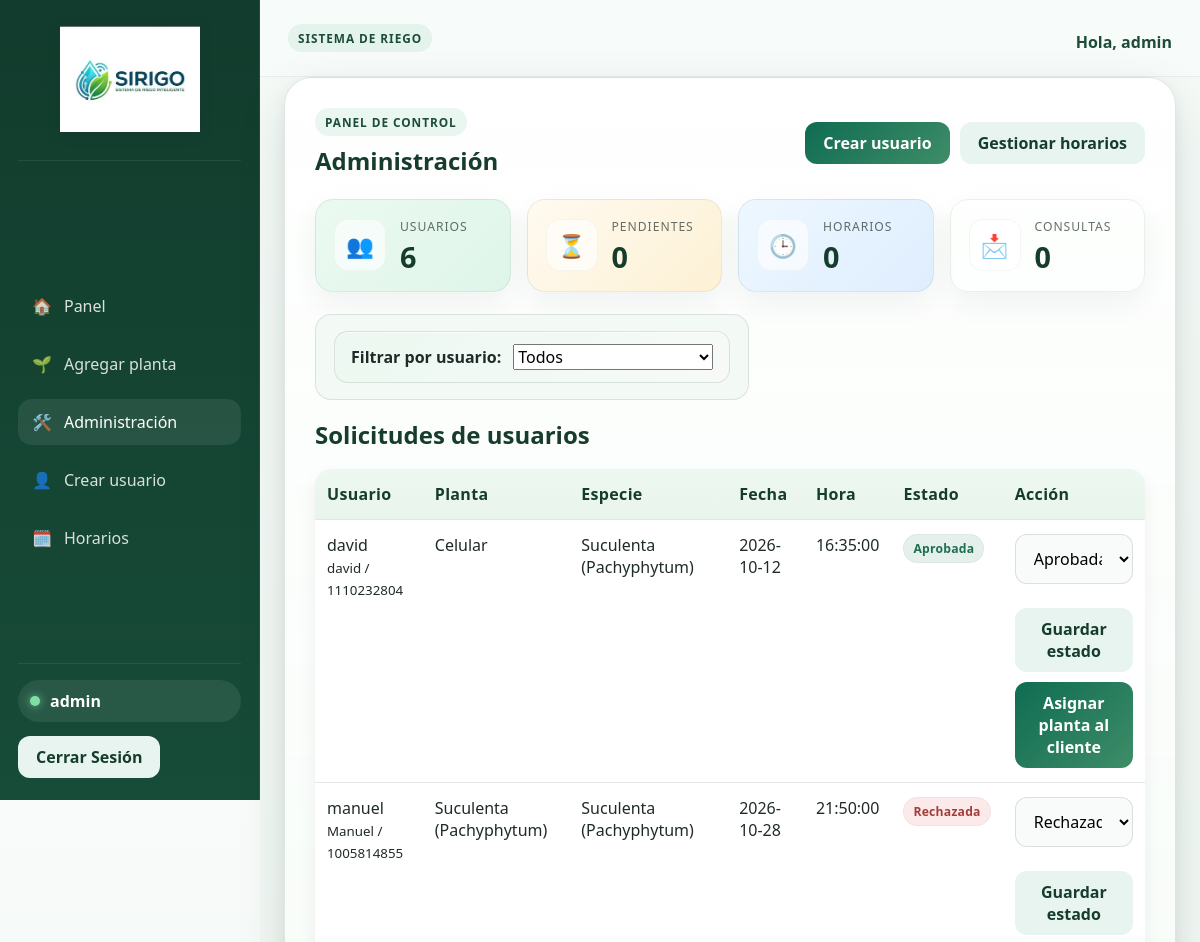
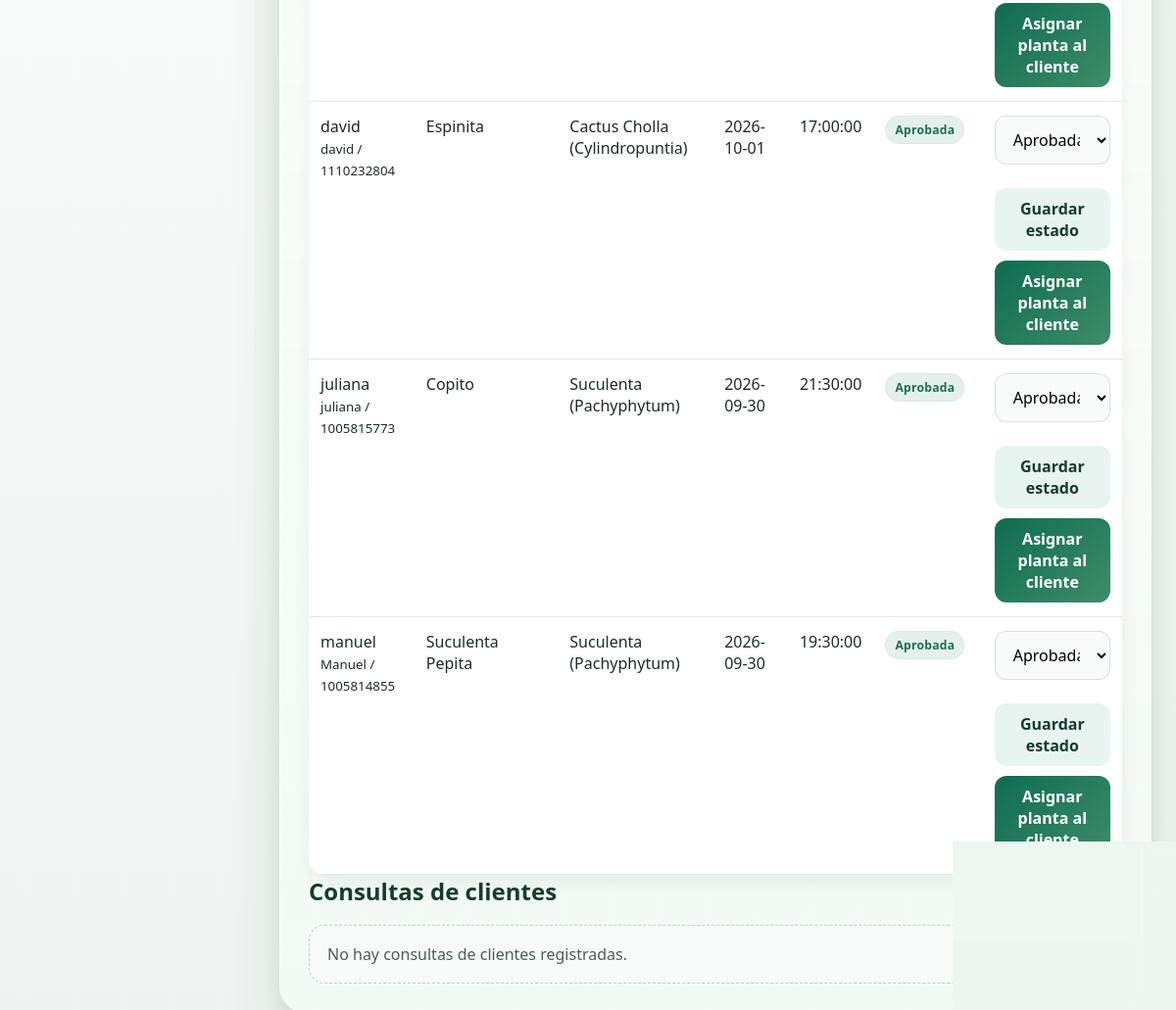
The app's page /admin-dashboard/ (signed in) with its own data (2 pictures, top to bottom).
### riego/models.py (models this page shows, shortened)
class SolicitudPlanta(models.Model):
    class Estado(models.TextChoices):
        PENDIENTE = 'pendiente', 'Pendiente'
        APROBADA = 'aprobada', 'Aprobada'
        RECHAZADA = 'rechazada', 'Rechazada'
    usuario = models.ForeignKey(User, on_delete=models.CASCADE, related_name='solicitudes_plantas')
    especie = models.ForeignKey(Especie, on_delete=models.PROTECT)
    apodo = models.CharField(max_length=100, blank=True, help_text="Nombre con el que quieres identificar la planta")
    fecha_cita = models.DateField()
    hora_cita = models.TimeField()
    estado = models.CharField(max_length=20, choices=Estado.choices, default=Estado.PENDIENTE)
    created_at = models.DateTimeField(auto_now_add=True)

class PerfilUsuario(models.Model):
    class Plan(models.TextChoices):
        BASICO = 'basico', 'Básico'
        ESTANDAR = 'estandar', 'Estándar'
        PREMIUM = 'premium', 'Premium'
    user = models.OneToOneField(User, on_delete=models.CASCADE, related_name='perfil')
    nombre = models.CharField(max_length=120, blank=True)
    cedula = models.CharField(max_length=20, blank=True)
    plan = models.CharField(max_length=20, choices=Plan.choices, blank=True)
    foto = models.ImageField(upload_to='perfiles/', blank=True)

class Especie(models.Model):
    nombre = models.CharField(max_length=100, help_text="Ej: Tomate, Lechuga")
    foto = models.ImageField(upload_to='especies/', blank=True)

### riego/views.py (the view, shortened to what this page needs)
# urls.py: path('admin-dashboard/', views.admin_dashboard, name='admin_dashboard'),
@staff_member_required
@never_cache
def admin_dashboard(request):
    usuarios = User.objects.filter(is_staff=False).order_by('username')
    solicitudes = SolicitudPlanta.objects.select_related('usuario', 'especie').order_by('-created_at')
    consultas = ConsultaContacto.objects.all().order_by('-creado_en')
    usuario_filtro = request.GET.get('usuario')
    if usuario_filtro:
        solicitudes = solicitudes.filter(usuario_id=usuario_filtro)
    return render(request, 'riego/admin_dashboard.html', {
        'usuarios': usuarios,
        'solicitudes': solicitudes,
        'consultas': consultas,
        'usuario_filtro': usuario_filtro,
        'total_usuarios': usuarios.count(),
        'solicitudes_pendientes': SolicitudPlanta.objects.filter(estado=SolicitudPlanta.Estado.PENDIENTE).count(),
        'horarios_disponibles': HorarioDisponible.objects.filter(disponible=True).count(),
        'consultas_count': consultas.count(),
    })

### riego/templates/riego/admin_dashboard.html (shortened to what this page needs)
{% extends 'riego/base.html' %}
{% block contenido %}
    <div class="page-card dashboard-shell">
        <div class="page-header dashboard-header">
            <div>
                <span class="section-tag">Panel de control</span>
                <h2>Administración</h2>
            </div>
            <div class="page-actions">
                <a class="btn btn-primary" href="{% url 'admin_crear_usuario' %}">Crear usuario</a>
                <a class="btn btn-secondary" href="{% url 'admin_horarios' %}">Gestionar horarios</a>
            </div>
        </div>
        <div class="stats-grid">
            <div class="stat-card stat-card-green">
                <div class="stat-icon">👥</div>
                <div>
                    <small>Usuarios</small>
                    <strong>{{ total_usuarios }}</strong>
                </div>
            </div>
            <div class="stat-card stat-card-amber">
                <div class="stat-icon">⏳</div>
                <div>
                    <small>Pendientes</small>
                    <strong>{{ solicitudes_pendientes }}</strong>
                </div>
            </div>
            <div class="stat-card stat-card-blue">
                <div class="stat-icon">🕒</div>
                <div>
                    <small>Horarios</small>
                    <strong>{{ horarios_disponibles }}</strong>
                </div>
            </div>
            <div class="stat-card stat-card-red">
                <div class="stat-icon">📩</div>
                <div>
                    <small>Consultas</small>
                    <strong>{{ consultas_count }}</strong>
                </div>
            </div>
        </div>
        <div class="metric-row">
            <div class="card-mini">
                <form method="get" class="filter-box">
                    <label for="usuario"><strong>Filtrar por usuario:</strong></label>
                    <select name="usuario" id="usuario" onchange="this.form.submit()">
                        <option value="">Todos</option>
                    </select>
                </form>
            </div>
        </div>
        <h3 class="section-title">Solicitudes de usuarios</h3>
        {% if solicitudes %}
            <table class="data-table">
                <thead>
                    <tr>
                        <th>Usuario</th>
                        <th>Planta</th>
                        <th>Especie</th>
                        <th>Fecha</th>
                        <th>Hora</th>
                        <th>Estado</th>
                        <th>Acción</th>
                    </tr>
                </thead>
                <tbody>
                    {% for solicitud in solicitudes %}
                        <tr>
                            <td>
                                {{ solicitud.usuario.username }}<br>
                                <small>{{ solicitud.usuario.perfil.nombre|default:'Sin nombre' }} / {{ solicitud.usuario.perfil.cedula|default:'Sin cédula' }}</small>
                            </td>
                            <td>{{ solicitud.apodo|default:solicitud.especie.nombre }}</td>
                            <td>{{ solicitud.especie.nombre }}</td>
                            <td>{{ solicitud.fecha_cita|date:"Y-m-d" }}</td>
                            <td>{{ solicitud.hora_cita|time:"H:i:s" }}</td>
                            <td>
                                <span class="status-badge {% if solicitud.estado == 'pendiente' %}pending{% elif solicitud.estado == 'aprobada' %}approved{% else %}rejected{% endif %}">
                                    {{ solicitud.get_estado_display }}
                                </span>
                            </td>
                            <td>
                                <form method="post" class="form-layout">
                                    <select name="estado">
                                        <option value="aprobada" {% if solicitud.estado == 'aprobada' %}selected{% endif %}>Aprobada</option>
                                        <option value="rechazada" {% if solicitud.estado == 'rechazada' %}selected{% endif %}>Rechazada</option>
                                    </select>
                                    <div style="margin-top: 10px;">
                                        <button class="btn btn-secondary" type="submit">Guardar estado</button>
                                    </div>
                                </form>
                                <form method="post" style="margin-top: 10px;">
                                    <button class="btn btn-primary" type="submit">Asignar planta al cliente</button>
                                </form>
                            </td>
                        </tr>
                    {% endfor %}
                </tbody>
            </table>
        {% else %}
            <div class="empty-state">No hay solicitudes registradas.</div>
        {% endif %}
        <h3 class="section-title">Consultas de clientes</h3>
        {% if consultas %}
            <table class="data-table">
                <thead>
                    <tr>
                        <th>Nombre</th>
                        <th>Correo</th>
                        <th>Teléfono</th>
                        <th>Tipo de consulta</th>
                        <th>Fecha</th>
                        <th>Respondido</th>
                    </tr>
                </thead>
                <tbody>
                    {% for consulta in consultas %}
                        <tr>
                            <td>{{ consulta.nombre }}</td>
                            <td>{{ consulta.email }}</td>
                            <td>{{ consulta.telefono }}</td>
                            <td>{{ consulta.get_tipo_consulta_display }}</td>
                            <td>{{ consulta.creado_en|date:"Y-m-d H:i" }}</td>
                            <td>
                                <span class="status-badge {% if consulta.respondido %}approved{% else %}pending{% endif %}">
                                    {% if consulta.respondido %}Sí{% else %}No{% endif %}
                                </span>
                            </td>
                        </tr>
                    {% endfor %}
                </tbody>
            </table>
        {% else %}
            <div class="empty-state">No hay consultas de clientes registradas.</div>
        {% endif %}
    </div>
{% endblock %}

### riego/templates/riego/base.html (shortened to what this page needs)
{% load static %}
<!DOCTYPE html>
<html lang="es">
<head>
    <link rel="stylesheet" href="{% static 'riego/css/styles.css' %}?v=7">
</head>
<body>
    <div class="app-shell {% if user.is_authenticated %}app-shell--dashboard{% endif %}">
        {% if user.is_authenticated %}
            <aside class="sidebar">
                <div class="sidebar-brand">
                    <img class="brand-logo-img" src="{% static 'riego/images/logo.jpeg' %}" alt="SIRIGO" style="max-width: 140px; height: auto; display: block; margin: 0 auto 10px;">
                </div>
                <nav class="sidebar-nav" aria-label="Navegación principal">
                    <a class="sidebar-link {% if request.resolver_match.url_name == 'panel' %}is-active{% endif %}" href="{% url 'panel' %}">
                        <span>🏠</span>
                        <span>Panel</span>
                    </a>
                    <a class="sidebar-link " href="{% if user.is_staff %}{% url 'admin_agregar_planta' %}{% else %}{% url 'nueva_planta' %}{% endif %}">
                        <span>🌱</span>
                        <span>Agregar planta</span>
                    </a>
                    {% if user.is_staff %}
                        <a class="sidebar-link {% if request.resolver_match.url_name == 'admin_dashboard' %}is-active{% endif %}" href="{% url 'admin_dashboard' %}">
                            <span>🛠️</span>
                            <span>Administración</span>
                        </a>
                        <a class="sidebar-link {% if request.resolver_match.url_name == 'admin_crear_usuario' %}is-active{% endif %}" href="{% url 'admin_crear_usuario' %}">
                            <span>👤</span>
                            <span>Crear usuario</span>
                        </a>
                        <a class="sidebar-link {% if request.resolver_match.url_name == 'admin_horarios' %}is-active{% endif %}" href="{% url 'admin_horarios' %}">
                            <span>🗓️</span>
                            <span>Horarios</span>
                        </a>
                    {% endif %}
                </nav>
                <div class="sidebar-footer">
                    <div class="user-pill">
                        <span class="user-dot"></span>
                        <span>{{ user.username }}</span>
                    </div>
                    <form class="logout-form" method="post" action="{% url 'logout' %}">
                        <button class="btn btn-secondary" type="submit">Cerrar Sesión</button>
                    </form>
                </div>
            </aside>
            <div class="main-panel">
                <header class="content-topbar">
                    <div>
                        <span class="section-tag">Sistema de riego</span>
                    </div>
                    <div class="content-topbar__meta">
                        <span>Hola, {{ user.username }}</span>
                    </div>
                </header>
        {% endif %}
        <main class="{% if user.is_authenticated %}page-content page-content--compact app-content-auth{% else %}page-content{% endif %}">
            {% block contenido %}{% endblock %}
        </main>
        {% if user.is_authenticated %}
            </div>
        {% endif %}
    </div>
</body>
</html>

### records on screen
SolicitudPlanta: usuario.username "david", usuario.perfil.nombre "david", usuario.perfil.cedula "1110232804", apodo "Celular", especie.nombre "Suculenta (Pachyphytum)", fecha_cita "2026-10-12", hora_cita "16:35:00", estado "Aprobada"
SolicitudPlanta: usuario.username "manuel", usuario.perfil.nombre "Manuel", usuario.perfil.cedula "1005814855", apodo "Suculenta (Pachyphytum)", especie.nombre "Suculenta (Pachyphytum)", fecha_cita "2026-10-28", hora_cita "21:50:00", estado "Rechazada"
SolicitudPlanta: usuario.username "david", usuario.perfil.nombre "david", usuario.perfil.cedula "1110232804", apodo "Espinita", especie.nombre "Cactus Cholla (Cylindropuntia)", fecha_cita "2026-10-01", hora_cita "17:00:00", estado "Aprobada"
SolicitudPlanta: usuario.username "juliana", usuario.perfil.nombre "juliana", usuario.perfil.cedula "1005815773", apodo "Copito", especie.nombre "Suculenta (Pachyphytum)", fecha_cita "2026-09-30", hora_cita "21:30:00", estado "Aprobada"
SolicitudPlanta: usuario.username "manuel", usuario.perfil.nombre "Manuel", usuario.perfil.cedula "1005814855", apodo "Suculenta Pepita", especie.nombre "Suculenta (Pachyphytum)", fecha_cita "2026-09-30", hora_cita "19:30:00", estado "Aprobada"

### other values on screen
{{ user.username }} "admin"
{{ total_usuarios }} "6"
{{ solicitudes_pendientes }} "0"
{{ horarios_disponibles }} "0"
{{ consultas_count }} "0"
